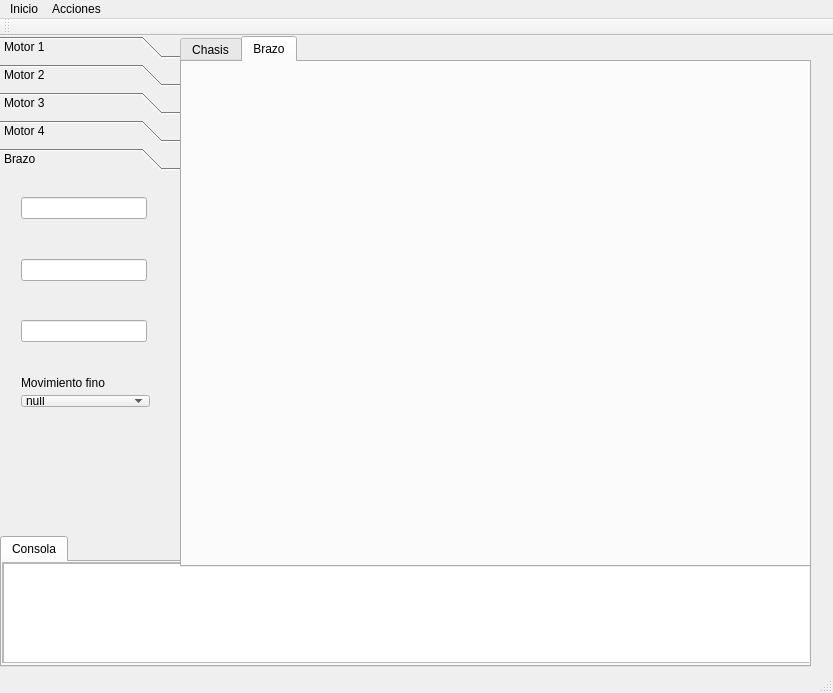
<?xml version="1.0" encoding="UTF-8"?>
<ui version="4.0">
 <class>MainWindow</class>
 <widget class="QMainWindow" name="MainWindow">
  <property name="geometry">
   <rect>
    <x>0</x>
    <y>0</y>
    <width>833</width>
    <height>693</height>
   </rect>
  </property>
  <property name="windowTitle">
   <string>Robocol</string>
  </property>
  <widget class="QWidget" name="centralWidget">
   <widget class="QToolBox" name="toolBox">
    <property name="geometry">
     <rect>
      <x>0</x>
      <y>0</y>
      <width>181</width>
      <height>501</height>
     </rect>
    </property>
    <property name="autoFillBackground">
     <bool>false</bool>
    </property>
    <property name="frameShape">
     <enum>QFrame::NoFrame</enum>
    </property>
    <property name="frameShadow">
     <enum>QFrame::Plain</enum>
    </property>
    <property name="lineWidth">
     <number>1</number>
    </property>
    <property name="midLineWidth">
     <number>0</number>
    </property>
    <property name="currentIndex">
     <number>4</number>
    </property>
    <widget class="QWidget" name="page">
     <property name="geometry">
      <rect>
       <x>0</x>
       <y>0</y>
       <width>181</width>
       <height>346</height>
      </rect>
     </property>
     <attribute name="label">
      <string>Motor 1</string>
     </attribute>
    </widget>
    <widget class="QWidget" name="page_3">
     <property name="geometry">
      <rect>
       <x>0</x>
       <y>0</y>
       <width>181</width>
       <height>346</height>
      </rect>
     </property>
     <attribute name="label">
      <string>Motor 2</string>
     </attribute>
    </widget>
    <widget class="QWidget" name="Motor3">
     <property name="geometry">
      <rect>
       <x>0</x>
       <y>0</y>
       <width>181</width>
       <height>346</height>
      </rect>
     </property>
     <attribute name="label">
      <string>Motor 3</string>
     </attribute>
    </widget>
    <widget class="QWidget" name="page_2">
     <property name="geometry">
      <rect>
       <x>0</x>
       <y>0</y>
       <width>181</width>
       <height>346</height>
      </rect>
     </property>
     <attribute name="label">
      <string notr="true">Motor 4</string>
     </attribute>
    </widget>
    <widget class="QWidget" name="page_4">
     <property name="geometry">
      <rect>
       <x>0</x>
       <y>0</y>
       <width>181</width>
       <height>346</height>
      </rect>
     </property>
     <attribute name="label">
      <string>Brazo</string>
     </attribute>
     <widget class="QWidget" name="layoutWidget">
      <property name="geometry">
       <rect>
        <x>10</x>
        <y>10</y>
        <width>148</width>
        <height>167</height>
       </rect>
      </property>
      <layout class="QVBoxLayout" name="verticalLayout">
       <item>
        <widget class="QLineEdit" name="rojo">
         <property name="styleSheet">
          <string notr="true">color:#FF0000;
</string>
         </property>
         <property name="readOnly">
          <bool>true</bool>
         </property>
        </widget>
       </item>
       <item>
        <spacer name="verticalSpacer">
         <property name="orientation">
          <enum>Qt::Vertical</enum>
         </property>
         <property name="sizeHint" stdset="0">
          <size>
           <width>20</width>
           <height>30</height>
          </size>
         </property>
        </spacer>
       </item>
       <item>
        <widget class="QLineEdit" name="rosado">
         <property name="styleSheet">
          <string notr="true">color:#FF3399;</string>
         </property>
         <property name="readOnly">
          <bool>true</bool>
         </property>
        </widget>
       </item>
       <item>
        <spacer name="verticalSpacer_2">
         <property name="orientation">
          <enum>Qt::Vertical</enum>
         </property>
         <property name="sizeHint" stdset="0">
          <size>
           <width>20</width>
           <height>30</height>
          </size>
         </property>
        </spacer>
       </item>
       <item>
        <widget class="QLineEdit" name="azul">
         <property name="styleSheet">
          <string notr="true">color: blue;</string>
         </property>
         <property name="readOnly">
          <bool>true</bool>
         </property>
        </widget>
       </item>
      </layout>
     </widget>
     <widget class="QWidget" name="layoutWidget">
      <property name="geometry">
       <rect>
        <x>10</x>
        <y>190</y>
        <width>151</width>
        <height>52</height>
       </rect>
      </property>
      <layout class="QVBoxLayout" name="verticalLayout_2">
       <item>
        <widget class="QLabel" name="label">
         <property name="text">
          <string>Movimiento fino</string>
         </property>
        </widget>
       </item>
       <item>
        <widget class="QComboBox" name="comboBox">
         <item>
          <property name="text">
           <string>null</string>
          </property>
         </item>
         <item>
          <property name="text">
           <string>Brazo</string>
          </property>
         </item>
         <item>
          <property name="text">
           <string>Ante brazo</string>
          </property>
         </item>
         <item>
          <property name="text">
           <string>Muñeca</string>
          </property>
         </item>
         <item>
          <property name="text">
           <string>Base</string>
          </property>
         </item>
         <item>
          <property name="text">
           <string>Garra</string>
          </property>
         </item>
         <item>
          <property name="text">
           <string>Jiro garra</string>
          </property>
         </item>
        </widget>
       </item>
      </layout>
     </widget>
    </widget>
   </widget>
   <widget class="QTabWidget" name="Inferior">
    <property name="geometry">
     <rect>
      <x>0</x>
      <y>500</y>
      <width>811</width>
      <height>131</height>
     </rect>
    </property>
    <property name="tabShape">
     <enum>QTabWidget::Rounded</enum>
    </property>
    <property name="currentIndex">
     <number>0</number>
    </property>
    <property name="elideMode">
     <enum>Qt::ElideNone</enum>
    </property>
    <property name="usesScrollButtons">
     <bool>true</bool>
    </property>
    <property name="documentMode">
     <bool>false</bool>
    </property>
    <property name="tabsClosable">
     <bool>false</bool>
    </property>
    <property name="movable">
     <bool>false</bool>
    </property>
    <property name="tabBarAutoHide">
     <bool>false</bool>
    </property>
    <widget class="QWidget" name="tab">
     <attribute name="title">
      <string>Consola</string>
     </attribute>
     <widget class="QScrollArea" name="scrollArea">
      <property name="geometry">
       <rect>
        <x>0</x>
        <y>0</y>
        <width>811</width>
        <height>101</height>
       </rect>
      </property>
      <property name="widgetResizable">
       <bool>true</bool>
      </property>
      <widget class="QWidget" name="scrollAreaWidgetContents">
       <property name="geometry">
        <rect>
         <x>0</x>
         <y>0</y>
         <width>809</width>
         <height>99</height>
        </rect>
       </property>
       <widget class="QPlainTextEdit" name="plainTextEdit">
        <property name="geometry">
         <rect>
          <x>0</x>
          <y>0</y>
          <width>811</width>
          <height>101</height>
         </rect>
        </property>
       </widget>
      </widget>
     </widget>
    </widget>
   </widget>
   <widget class="QTabWidget" name="tabWidget_2">
    <property name="geometry">
     <rect>
      <x>180</x>
      <y>0</y>
      <width>631</width>
      <height>531</height>
     </rect>
    </property>
    <property name="tabPosition">
     <enum>QTabWidget::North</enum>
    </property>
    <property name="currentIndex">
     <number>1</number>
    </property>
    <widget class="QWidget" name="tab_3">
     <attribute name="title">
      <string>Chasis</string>
     </attribute>
     <widget class="QWidget" name="contenedorCuerpo" native="true">
      <property name="geometry">
       <rect>
        <x>0</x>
        <y>0</y>
        <width>521</width>
        <height>431</height>
       </rect>
      </property>
      <property name="styleSheet">
       <string notr="true"/>
      </property>
     </widget>
    </widget>
    <widget class="QWidget" name="tab_4">
     <attribute name="title">
      <string>Brazo</string>
     </attribute>
     <widget class="QWidget" name="contenedorBrazo" native="true">
      <property name="geometry">
       <rect>
        <x>0</x>
        <y>0</y>
        <width>621</width>
        <height>501</height>
       </rect>
      </property>
     </widget>
    </widget>
   </widget>
  </widget>
  <widget class="QToolBar" name="mainToolBar">
   <attribute name="toolBarArea">
    <enum>TopToolBarArea</enum>
   </attribute>
   <attribute name="toolBarBreak">
    <bool>false</bool>
   </attribute>
  </widget>
  <widget class="QStatusBar" name="statusBar"/>
  <widget class="QMenuBar" name="menuBar">
   <property name="geometry">
    <rect>
     <x>0</x>
     <y>0</y>
     <width>833</width>
     <height>25</height>
    </rect>
   </property>
   <widget class="QMenu" name="menuStart">
    <property name="title">
     <string>Inicio</string>
    </property>
    <addaction name="actionConectar_2"/>
    <addaction name="actionDesconectar"/>
    <addaction name="separator"/>
    <addaction name="actionEstado_actual"/>
   </widget>
   <widget class="QMenu" name="menuAcciones">
    <property name="title">
     <string>Acciones</string>
    </property>
    <addaction name="actionMandar_fecha"/>
    <addaction name="actionComando"/>
    <addaction name="actionCamara"/>
    <addaction name="actionReporte"/>
   </widget>
   <addaction name="menuStart"/>
   <addaction name="menuAcciones"/>
  </widget>
  <action name="actionStop">
   <property name="text">
    <string>Stop</string>
   </property>
  </action>
  <action name="actionConectar">
   <property name="text">
    <string>Conectar</string>
   </property>
  </action>
  <action name="actionDesconectar">
   <property name="text">
    <string>Desconectar</string>
   </property>
  </action>
  <action name="actionConectar_2">
   <property name="text">
    <string>Conectar</string>
   </property>
  </action>
  <action name="actionEstado_actual">
   <property name="text">
    <string>Estado actual</string>
   </property>
  </action>
  <action name="actionMansar_Fecha">
   <property name="text">
    <string>Mandar_fecha</string>
   </property>
  </action>
  <action name="actionMandar_fecha">
   <property name="text">
    <string>Mandar_fecha</string>
   </property>
  </action>
  <action name="actionComando">
   <property name="text">
    <string>comando</string>
   </property>
  </action>
  <action name="actionCamara">
   <property name="text">
    <string>camara</string>
   </property>
  </action>
  <action name="actionHombro">
   <property name="text">
    <string>Hombro</string>
   </property>
  </action>
  <action name="actionAnteBrazo">
   <property name="text">
    <string>AnteBrazo</string>
   </property>
  </action>
  <action name="actionMuneca">
   <property name="text">
    <string>Muneca</string>
   </property>
  </action>
  <action name="actionBace">
   <property name="text">
    <string>Bace</string>
   </property>
  </action>
  <action name="actionGarra">
   <property name="text">
    <string>Garra</string>
   </property>
  </action>
  <action name="actionReporte">
   <property name="text">
    <string>reporte</string>
   </property>
  </action>
 </widget>
 <layoutdefault spacing="6" margin="11"/>
 <resources/>
 <connections/>
</ui>
